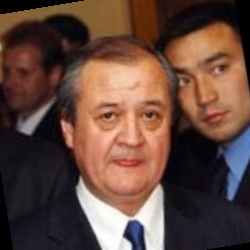
#> input picture Data/Abdulaziz_Kamilov/Abdulaziz_Kamilov_0001.jpg, 250 x 250 px; its folder holds only this picture in this run
$ jupyter execute --allow-errors face_main.ipynb
#> lines starting #> are read from the running program, lines starting #| are printed output that depends on the picture
# Face Recognition

## Importing Libraries

[cell 1]
import matplotlib.pyplot as plt
import pandas as pd
import numpy as np
import cv2
from PIL import Image
import os
from sklearn.decomposition import PCA
from sklearn.svm import SVC
from sklearn.model_selection import StratifiedKFold, cross_val_score, train_test_split
from sklearn.metrics import accuracy_score, classification_report
import matplotlib.pyplot as plt
from collections import Counter
from sklearn.preprocessing import MinMaxScaler
from sklearn.discriminant_analysis import LinearDiscriminantAnalysis as LDA
from sklearn.ensemble import RandomForestClassifier
from skimage.feature import local_binary_pattern as LBP

## Load Folder

[cell 2]
def load_images(data_path):
#> called with data_path = './Data/'
    images = []
    labels = []

    for person_name in os.listdir(data_path):
        person_dir = os.path.join(data_path, person_name)
        if os.path.isdir(person_dir):
            for image_filename in os.listdir(person_dir):
                if image_filename.endswith('.jpg'):
                    image_path = os.path.join(person_dir, image_filename)
                    image = cv2.imread(image_path)
#> image is the input picture: shape (250, 250, 3); mean B, G, R 61.2, 71.2, 99.7

                    image = cv2.cvtColor(image, cv2.COLOR_BGR2RGB)

                    images.append(image)

                    labels.append(person_name)

    images = np.array(images)
    labels = np.array(labels)
    unique_labels = np.unique(labels)

    return {
        'data': images,
        'target': labels,
        'target_names': unique_labels
    }

dataset = load_images('./Data/')

[cell 3]
# BACKUP
lfw_dataset = dataset.copy()


print("Shape of images:", lfw_dataset['data'].shape)
#| Shape of images: (4, 250, 250, 3)
print("Shape of labels:", lfw_dataset['target'].shape)
#| Shape of labels: (4,)
print("Unique labels:", lfw_dataset['target_names'].shape)
#| Unique labels: (4,)

## Data Visualization

### Image Distribuition of Top 20 People

[cell 4]
target_counts = Counter(dataset['target'])

top_20_people = target_counts.most_common(20)

plt.figure(figsize=(12, 12))
plt.bar(*zip(*top_20_people))
plt.xlabel('Person')
plt.xticks(rotation=90)
plt.ylabel('Number of Images')
plt.title('Top 20 People')
plt.show()
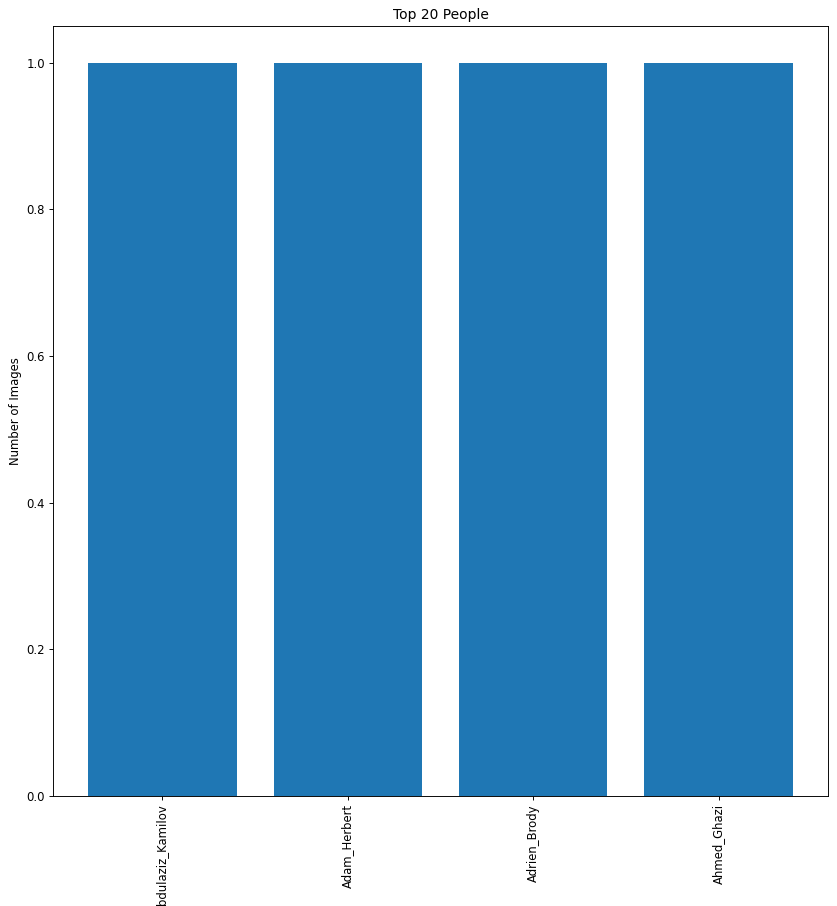
#> figure drawn by matplotlib, 1 panel

### Histogram

[cell 5]
ranges = [(1, 1), (2, 5), (6, 10), (11, 20), (21, 30), (31, 80), (81, np.inf)]
labels = ['1', '2-5', '6-10', '11-20', '21-30', '31-80', '>81']

people_counts = [0] * len(ranges)
image_counts = [0] * len(ranges)

# For each person, increment the count for the appropriate range
for person, count in target_counts.items():
    for i, (min_count, max_count) in enumerate(ranges):
        if min_count <= count <= max_count:
            people_counts[i] += 1
            image_counts[i] += count
            break

# Calculate the percentages
total_people = sum(people_counts)
total_images = sum(image_counts)
people_percentages = [f"{count / total_people * 100:.2f}" for count in people_counts]
images_percentages = [f"{count / total_images * 100:.2f}" for count in image_counts]

# Create a DataFrame
df = pd.DataFrame({
    '# of images /person': labels,
    '# of people': people_counts,
    '% of people': people_percentages,
    '# of images': image_counts,
    '% of images': images_percentages
})

df

### Distribuition of Pixel Values

[cell 6]
# Distribuition of Pixel Values

# Get the average pixel values for each image
average_pixels = np.mean(dataset['data'], axis=(1, 2, 3))

# Plot the distribution of average pixel values with 50 bins
plt.hist(average_pixels, bins=50)  # Change the number of bins to 50
plt.xlabel('Average Pixel Value')
plt.ylabel('Number of Images')
plt.title('Distribution of Average Pixel Values')

plt.show()
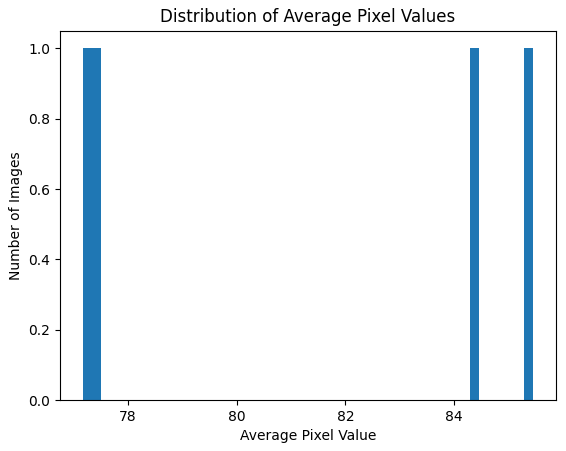
#> figure drawn by matplotlib, 1 panel

### Plot Some Images

[cell 7]
# Function to display a random set of images

def display_random_images(images, labels, rows, cols, cmap=None):
#> called with images = array of shape (4, 250, 250, 3), labels = array of shape (4,), rows = 3, cols = 3
    fig = plt.figure(figsize=(10, 10))

    for i in range(1, cols * rows + 1):
        index = np.random.randint(len(images))
        plt.subplot(rows, cols, i)
        plt.axis('off')
        plt.imshow(images[index], cmap=cmap)
        plt.title(labels[index])

    plt.show()
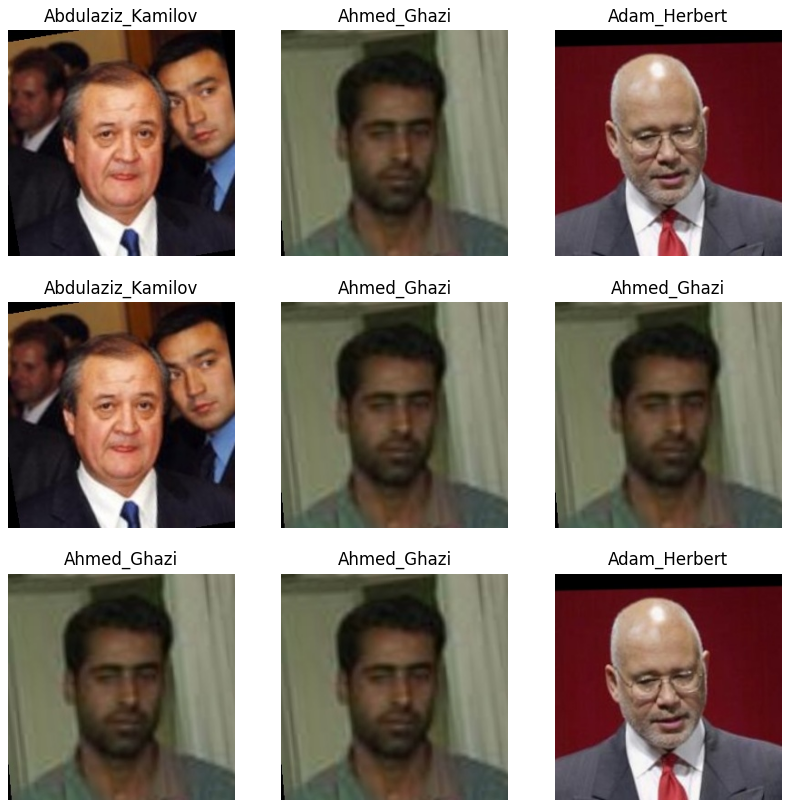
#> figure drawn by matplotlib, 9 panels

display_random_images(dataset['data'], dataset['target'], 3, 3)

## Data Preprocessing

### Image Resizing

[cell 8]
def resize_image(images, target_size=(100, 100)):
    resized_images = [cv2.resize(image, target_size) for image in images]
    return np.array(resized_images)

resized_images = resize_image(dataset['data'], target_size=(80, 80))


display_random_images(resized_images, dataset['target'], 3, 3)
#> call 2 of display_random_images, with images = array of shape (4, 80, 80, 3), labels = array of shape (4,), rows = 3, cols = 3
#> in display_random_images (call 2), `plt.show()`:
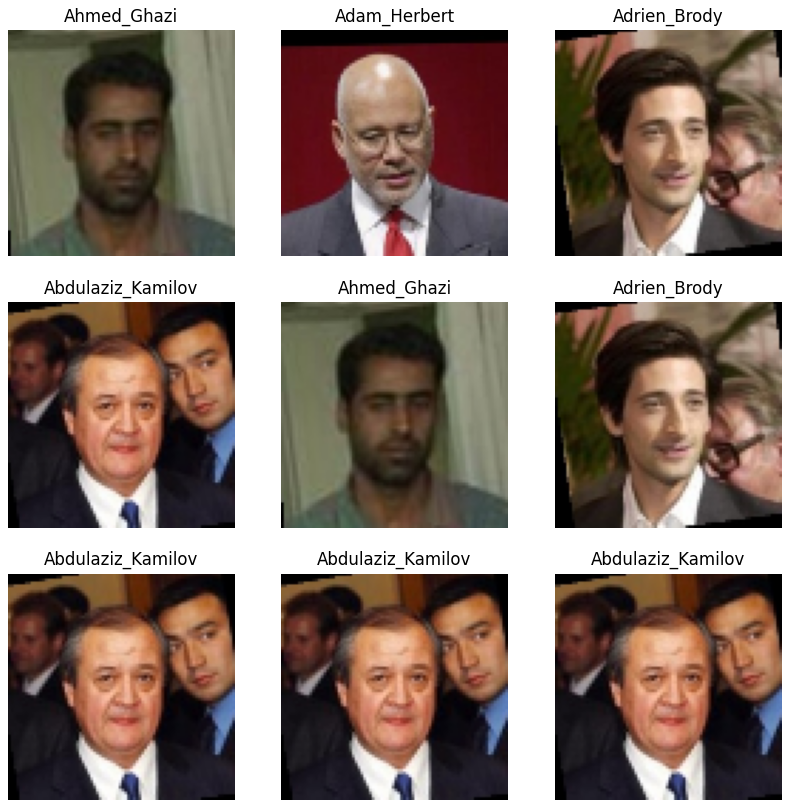
#> figure drawn by matplotlib, 9 panels

[cell 9]
# Gray scale
def gray_scale(images):
    gray_images = [cv2.cvtColor(image, cv2.COLOR_RGB2GRAY) for image in images]
    return np.array(gray_images)

gray_images = gray_scale(resized_images)

display_random_images(gray_images, dataset['target'], 3, 3, cmap='gray')
#> call 3 of display_random_images, with images = array of shape (4, 80, 80), labels = array of shape (4,), rows = 3, cols = 3, cmap = 'gray'
#> in display_random_images (call 3), `plt.show()`:
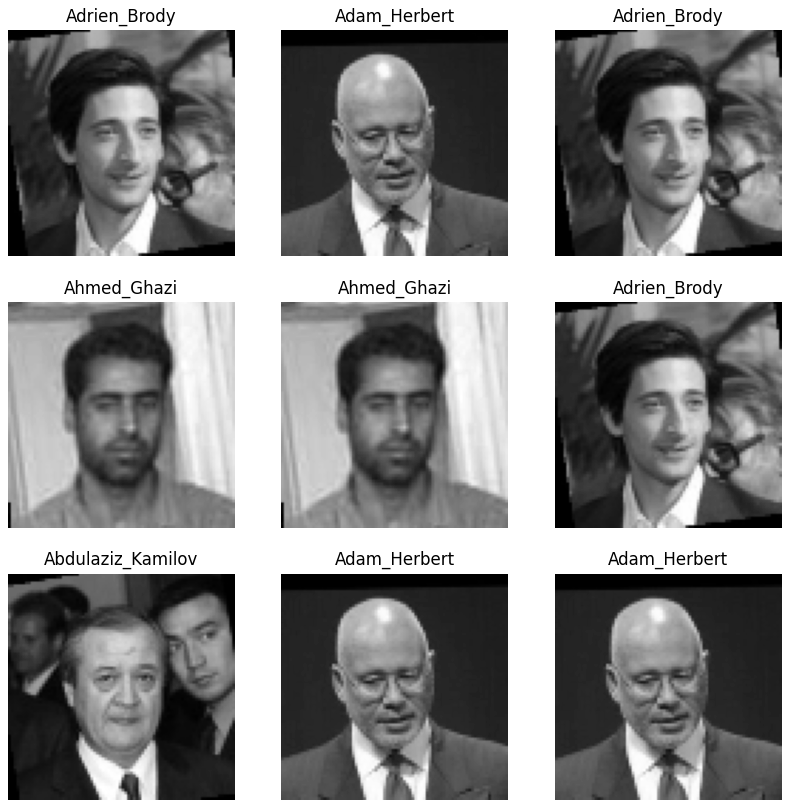
#> figure drawn by matplotlib, 9 panels

[cell 10]
from sklearn.preprocessing import StandardScaler

scaler = StandardScaler()
scaled_images = scaler.fit_transform(gray_images.reshape(-1, 80 * 80)).reshape(-1, 80, 80)

display_random_images(scaled_images, dataset['target'], 3, 3, cmap='gray')
#> call 4 of display_random_images, with images = array of shape (4, 80, 80), labels = array of shape (4,), rows = 3, cols = 3, cmap = 'gray'
#> in display_random_images (call 4), `plt.show()`:
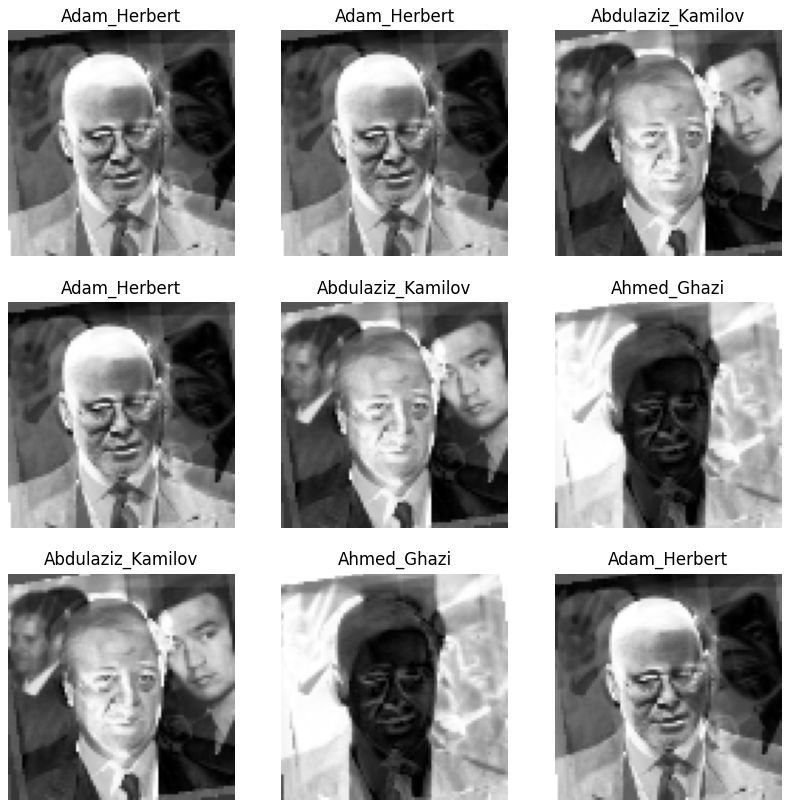
#> figure drawn by matplotlib, 9 panels

## Feature Extractions

[cell 11]
def filter_dataset(dataset, min_faces_per_person):
    # Count the number of images for each person
#> called with min_faces_per_person = 20
    target_counts = Counter(dataset['target'])

    # Initialize the filtered dataset
    filtered_dataset = {
        'data': [],
        'target': [],
        'target_names': set()
    }

    # For each image and its corresponding label
    for image, label in zip(dataset['data'], dataset['target']):
        # If this person has at least min_faces_per_person images
        if target_counts[label] >= min_faces_per_person:
            # Add this image and label to the filtered dataset
            filtered_dataset['data'].append(image)
            filtered_dataset['target'].append(label)
            filtered_dataset['target_names'].add(label)

    filtered_dataset['data'] = np.array(filtered_dataset['data'])
    filtered_dataset['target'] = np.array(filtered_dataset['target'])
    filtered_dataset['target_names'] = np.array(list(filtered_dataset['target_names']))

    return filtered_dataset

dataset['data'] = scaled_images

filtered_dataset = filter_dataset(dataset, min_faces_per_person=20)

[cell 12]
filtered_dataset['data'].shape
filtered_dataset['target'].shape


print("Shape of images:", filtered_dataset['data'].shape)
#| Shape of images: (0,)

### TRAIN-TEST-SPLIT

[cell 13]
X = filtered_dataset['data']
y = filtered_dataset['target']

#> (the rest of this cell did not finish here and is left out)

### Principal Component Analysis (Eigenfaces)

[cell 14]
# [5 lines left out: function pca_transform, not called in this run]

#> (the rest of this cell did not finish here and is left out)

#> (a cell that did not finish here is left out)

### Linear Discriminant Analysis (LDA)

[cell 16]
# [5 lines left out: function lda_transform, not called in this run]

#> (the rest of this cell did not finish here and is left out)

### Local Binary Pattern

[cell 17]
from skimage import feature

# [8 lines left out: function lbp_transform, not called in this run]

#> (the rest of this cell did not finish here and is left out)

### Discrete Cosine Transform

[cell 18]
# DCT Transform
# [8 lines left out: function dct_transform, not called in this run]

#> (the rest of this cell did not finish here and is left out)

## Model Training

[cell 19]
# Accuracy List
from sklearn import clone
from sklearn.linear_model import LogisticRegression
from sklearn.neighbors import KNeighborsClassifier


models_accuracy = {}

# Define the models
svm_clf = SVC(kernel='rbf', C=1000, gamma=0.001, random_state=42, class_weight='balanced')
lda_clf = LDA()
rf_clf = RandomForestClassifier(n_estimators=200, min_samples_split=2, min_samples_leaf=2, max_depth=20, bootstrap=False, random_state=42, class_weight='balanced')
lr_clf = LogisticRegression(random_state=42, class_weight='balanced', solver='liblinear', max_iter=400, C=0.01)
knn_clf = KNeighborsClassifier(weights='uniform', n_neighbors=11, metric='euclidean')


# Define feature extraction methods
feature_extraction_methods = {'PCA', 'LDA', 'LBP', 'DCT'}

# Initialize dictionaries to store the models
models = {}

# Loop through models
#> (the rest of this cell did not finish here and is left out)

[cell 20]
# Plot the predict results and its true label
# [17 lines left out: function plot_predict_results, not called in this run]

# # Make predictions on the test set
#> (the rest of this cell did not finish here and is left out)

[cell 21]
# Function to plot accuracy results

# Colors RED FOR PCA, BLUE FOR LDA
colors = [
    "skyblue" if model_name.split("_")[1] == "PCA" else
    "lightcoral" if model_name.split("_")[1] == "DCT" else
    "orange" if model_name.split("_")[1] == "LDA" else
    "lightgreen"
    for model_name in models_accuracy.keys()
]

# CHANGE ACCURACY TO % AND Plot
models_accuracy_percentage = {k: v * 100 for k, v in models_accuracy.items()}

plt.figure(figsize=(12, 8))
plt.bar(models_accuracy.keys(), models_accuracy_percentage.values(), color=colors)
plt.xlabel('Model')
plt.ylabel('Accuracy')

for i, v in enumerate(models_accuracy_percentage.values()):
    plt.text(i - 0.1, v + 1, str(round(v, 2)) + '%')

plt.title('Accuracy Comparison')
plt.show()
